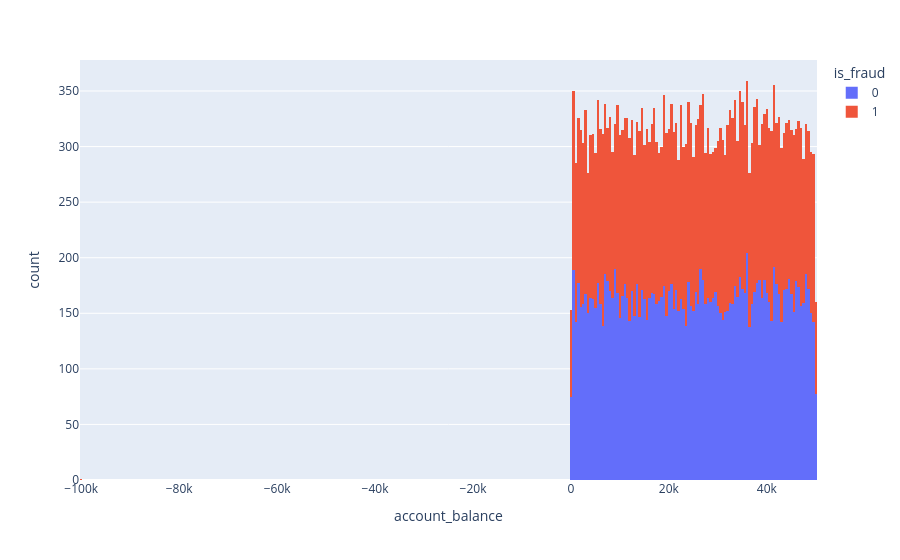

Write notebook code for a chart like this one.
### Code cell
px.histogram(
    df,
    x='account_balance',
    color='is_fraud'
)

### Figure 1 — Plotly figure (JSON) as saved in the notebook; plotly's stock layout.template omitted (floating-point values rounded to 4 significant figures; data arrays with more than 128 entries replaced by an {"elided": "..."} marker saying what was removed)
{"data": [{"bingroup": "x", "hovertemplate": "is_fraud=0<br>account_balance=%{x}<br>count=%{y}<extra></extra>", "legendgroup": "0", "marker": {"color": "#636efa", "pattern": {"shape": ""}}, "name": "0", "orientation": "v", "showlegend": true, "type": "histogram", "x": {"elided": "16739 float values"}, "xaxis": "x", "yaxis": "y"}, {"bingroup": "x", "hovertemplate": "is_fraud=1<br>account_balance=%{x}<br>count=%{y}<extra></extra>", "legendgroup": "1", "marker": {"color": "#EF553B", "pattern": {"shape": ""}}, "name": "1", "orientation": "v", "showlegend": true, "type": "histogram", "x": {"elided": "15560 float values"}, "xaxis": "x", "yaxis": "y"}], "layout": {"barmode": "relative", "legend": {"title": {"text": "is_fraud"}, "tracegroupgap": 0}, "margin": {"t": 60}, "xaxis": {"anchor": "y", "domain": [0, 1], "title": {"text": "account_balance"}}, "yaxis": {"anchor": "x", "domain": [0, 1], "title": {"text": "count"}}}}
